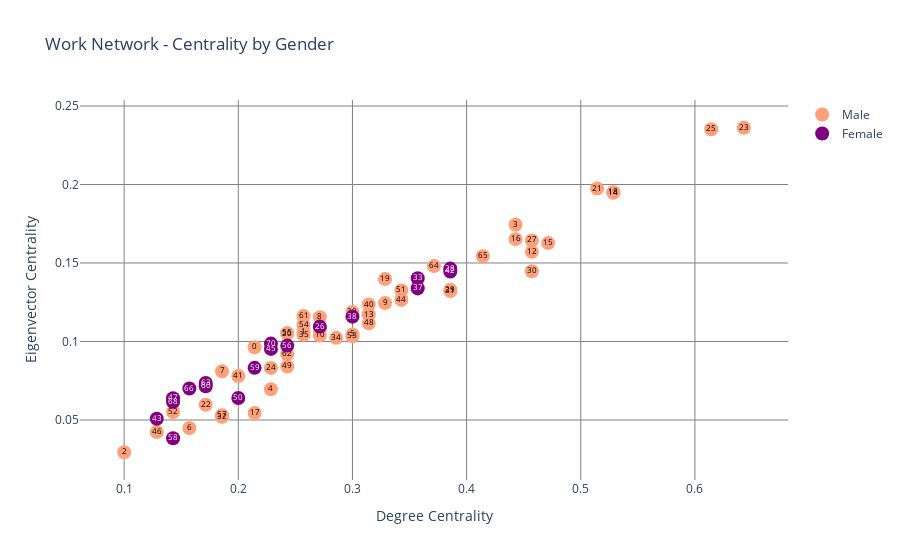

Notebook code for this chart:
### Markdown cell above
#### Scatter Plot of Co-Worker Network Eigenvector Centrality by Gender

### Code cell
fig = go.Figure()
fig.add_trace(go.Scatter(
    x=work_df[work_df['gender']==1]['deg_centrality'],
    y=work_df[work_df['gender']==1]['eig_centrality'],
    text=work_df[work_df['gender']==1]['id'],
    hoverinfo='text',
    mode='markers+text',
    name='Male',
    textfont_size=8,
    textfont_color='black',
    marker=dict(size=14, 
                color='lightsalmon',
                symbol='circle')))

fig.add_trace(go.Scatter(
    x = work_df[work_df['gender']==2]['deg_centrality'],
    y = work_df[work_df['gender']==2]['eig_centrality'],
    text=work_df[work_df['gender']==2]['id'],
    mode='markers+text',
    name = 'Female',
    textfont_size=8,
    textfont_color='white',
    marker=dict(size=14, 
                color='purple', 
                symbol='circle')))
    

fig.update_layout(go.Layout(
    title='Work Network - Centrality by Gender',
    xaxis=dict(
        title='Degree Centrality'
    ),
    yaxis=dict(
        title='Eigenvector Centrality'
    ),
    hovermode='closest',
    plot_bgcolor='white',
    paper_bgcolor='white',
))
fig.update_xaxes(showgrid=True, gridwidth=1, gridcolor='grey')
fig.update_yaxes(showgrid=True, gridwidth=1, gridcolor='grey')

### Figure 1 — Plotly figure (JSON) as saved in the notebook; plotly's stock layout.template omitted (floating-point values rounded to 4 significant figures)
{"data": [{"hoverinfo": "text", "marker": {"color": "lightsalmon", "size": 14, "symbol": "circle"}, "mode": "markers+text", "name": "Male", "text": [0, 1, 2, 3, 4, 5, 6, 7, 8, 9, 10, 11, 12, 13, 14, 15, 16, 17, 18, 19, 20, 21, 22, 23, 24, 25, 27, 29, 30, 31, 32, 34, 35, 36, 39, 40, 41, 44, 46, 48, 49, 51, 52, 53, 54, 55, 57, 61, 62, 64, 65, 67, 69], "textfont": {"color": "black", "size": 8}, "type": "scatter", "x": [0.2143, 0.2571, 0.1, 0.4429, 0.2286, 0.3, 0.1571, 0.1857, 0.2714, 0.3286, 0.2714, 0.2714, 0.4571, 0.3143, 0.5286, 0.4714, 0.4429, 0.2143, 0.5286, 0.3286, 0.2429, 0.5143, 0.1714, 0.6429, 0.2286, 0.6143, 0.4571, 0.3857, 0.4571, 0.3857, 0.1857, 0.2857, 0.2571, 0.1429, 0.3, 0.3143, 0.2, 0.3429, 0.1286, 0.3143, 0.2429, 0.3429, 0.1429, 0.3, 0.2571, 0.2429, 0.1857, 0.2571, 0.2429, 0.3714, 0.4143, 0.3571, 0.2714], "y": [0.09635, 0.1061, 0.02944, 0.1744, 0.06959, 0.1045, 0.04484, 0.08098, 0.1154, 0.1244, 0.1038, 0.108, 0.1571, 0.1172, 0.1948, 0.1627, 0.1652, 0.05442, 0.195, 0.1398, 0.1049, 0.1974, 0.05973, 0.2361, 0.08317, 0.2352, 0.1643, 0.1329, 0.1447, 0.1322, 0.05201, 0.1023, 0.1042, 0.0613, 0.1187, 0.1235, 0.07805, 0.1265, 0.04229, 0.1116, 0.0841, 0.1325, 0.05512, 0.1033, 0.1104, 0.1053, 0.05305, 0.1162, 0.09186, 0.148, 0.1544, 0.1347, 0.1078]}, {"marker": {"color": "purple", "size": 14, "symbol": "circle"}, "mode": "markers+text", "name": "Female", "text": [26, 28, 33, 37, 38, 42, 43, 45, 47, 50, 56, 58, 59, 60, 63, 66, 68, 70], "textfont": {"color": "white", "size": 8}, "type": "scatter", "x": [0.2714, 0.3857, 0.3571, 0.3571, 0.3, 0.3857, 0.1286, 0.2286, 0.1429, 0.2, 0.2429, 0.1429, 0.2143, 0.1714, 0.1714, 0.1571, 0.1429, 0.2286], "y": [0.1095, 0.1464, 0.1402, 0.1338, 0.1158, 0.1446, 0.05079, 0.09529, 0.06392, 0.06399, 0.09738, 0.03835, 0.08321, 0.07145, 0.0736, 0.07, 0.0616, 0.09865]}], "layout": {"hovermode": "closest", "paper_bgcolor": "white", "plot_bgcolor": "white", "title": {"text": "Work Network - Centrality by Gender"}, "xaxis": {"gridcolor": "grey", "gridwidth": 1, "showgrid": true, "title": {"text": "Degree Centrality"}}, "yaxis": {"gridcolor": "grey", "gridwidth": 1, "showgrid": true, "title": {"text": "Eigenvector Centrality"}}}}
